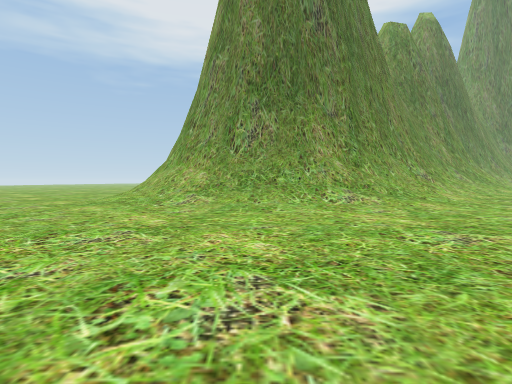
[1] (above)

17 first-person views from a walk through a 3-D level made in the Unity game engine. The camera is 1.2 m above the floor, tilts 2° down and sees 80° across. The floor is counted in squares, 2 m on a side. Each view is taken from the middle of a square. On the plan, view 1 faces up. The plan holds only what a view shows up to about 9 squares ahead; the rest is blank. The place goes on beyond the plan. Some trees and plants on the terrain are drawn as simple stand-ins. The player is left out. Some animated figures are not drawn. Some surface patterns are stand-ins.

[2]
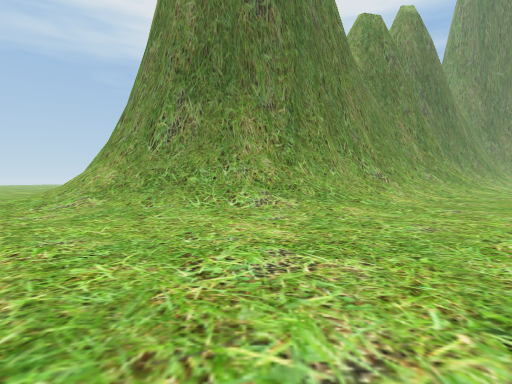

[3]
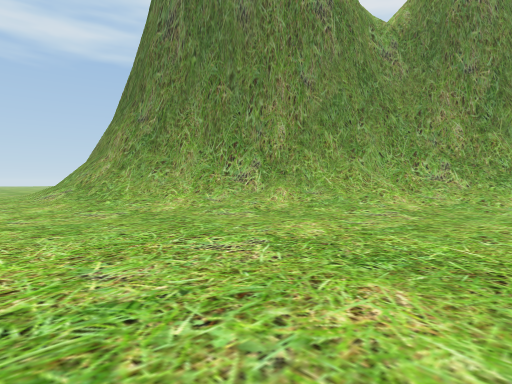

[4]
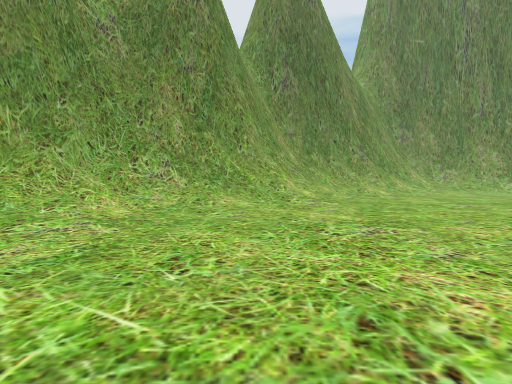

[5]
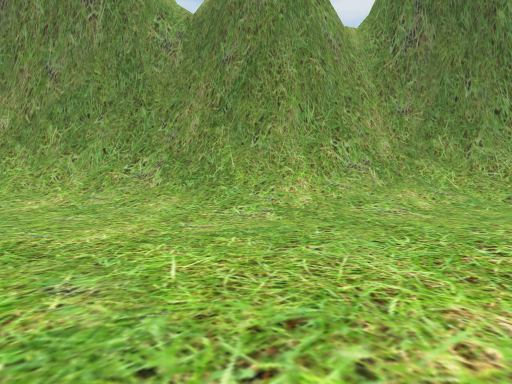

[6]
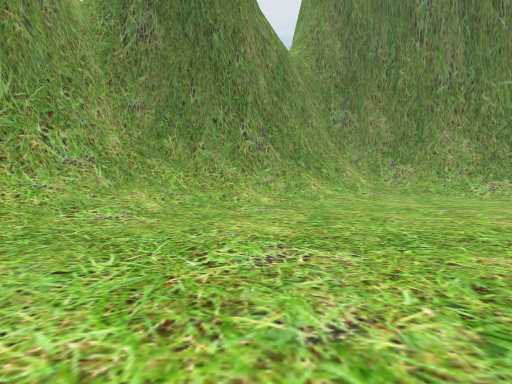

[7]
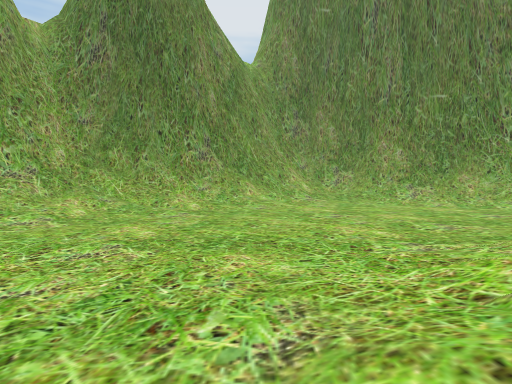

[8]
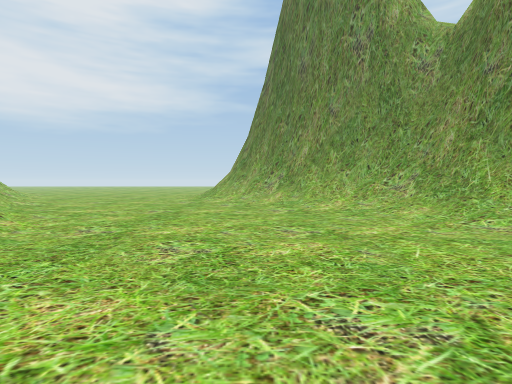

[9]
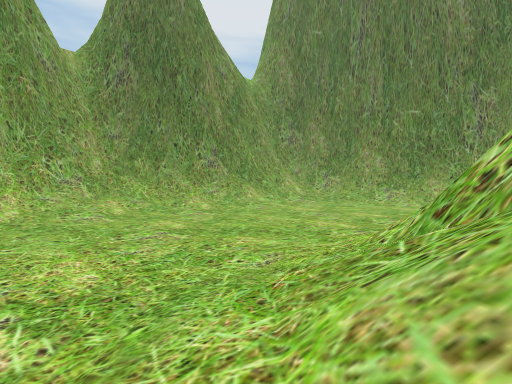

[10]
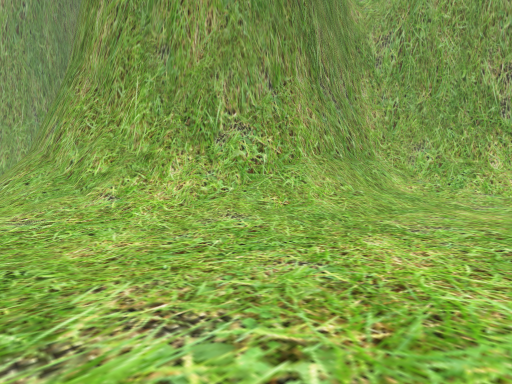

[11]
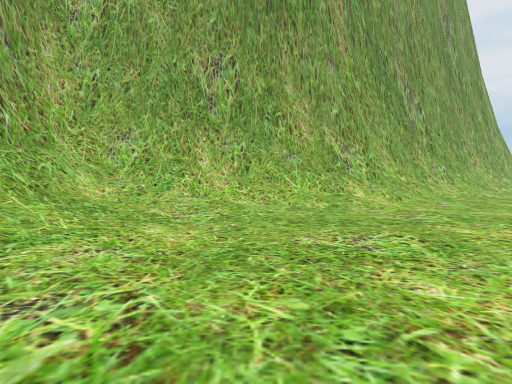

[12]
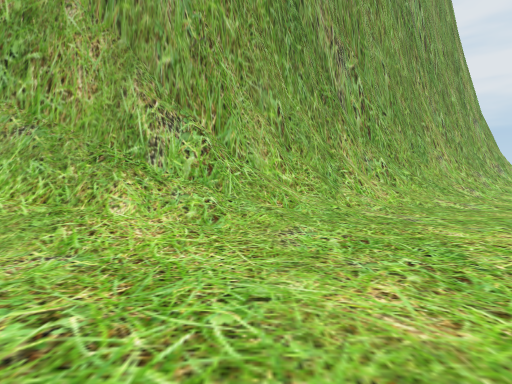

[13]
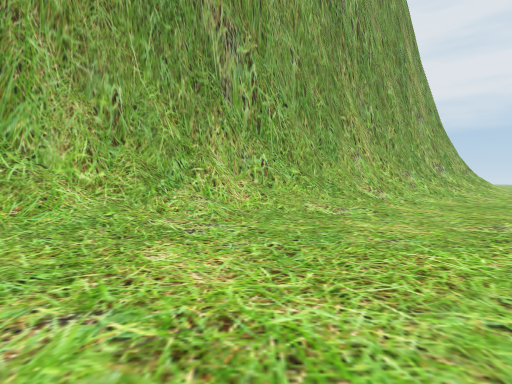

[14]
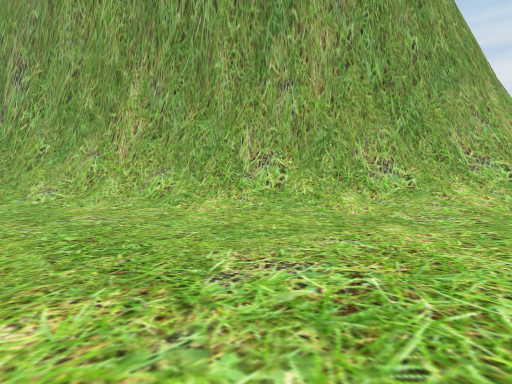

[15]
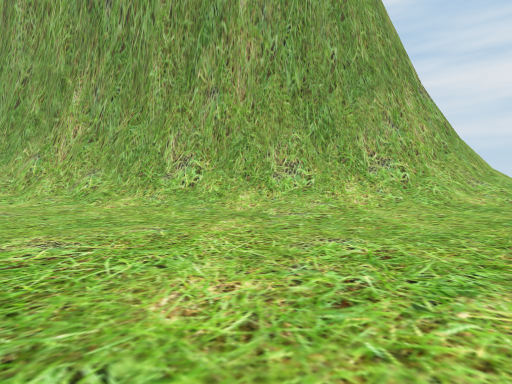

[16]
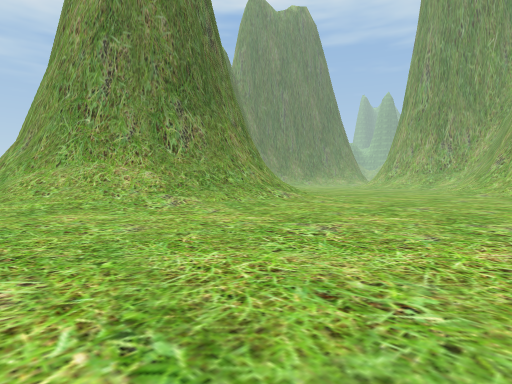

[17]
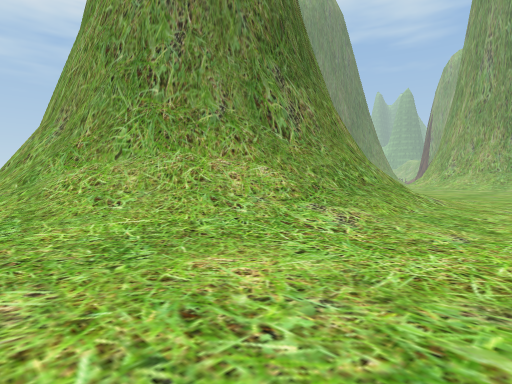

### Floor plan
Key: @ floor where view 1 was taken; # wall or solid block; . main floor; : floor 0.25 m higher than the main floor; / step, stairs or slope; = window, fence, low wall or low ledge.
Columns run from 5 left of view 1 to 24 right of it. Each row starts with its distance up from view 1.
 21                    ###///:....
 20                   ##///::.....
 19                   #//:........
 18                  ##/:.........
 17                 ##//:.........
 16  =            ###///.........
 15  #           ##////:........:
 14  #          ##///:........:///
 13  ##         ##//:........:/=##
 12  ##        ##//:........:/###
 11  /##      ##//:........./###
 10 .//##   ###//.........../##
  9 .///#####///...........:/#
  8 .:///#=///:............:/#
  7 ...://///:.............:/#
  6 ......::.............:://#
  5 ..................://///##
  4 ................:///######
  3 ...............://####
  2 ..............://##
  1 ............://###
  0 .....@.....://##
 -1 ..........://##
 -2 ........://###
 -3 .......://##
 -4 .....://###
 -5 ....://##
 -6  ..:/###
 -7  .:/###
 -8  :/=##
 -9  //##
-10  //#
-11  /##

Where each view was taken, in squares from view 1:
view 1: 0 up, 0 right, facing up
view 2: 1 up, 2 right, facing up
view 3: 5 up, 12 right, facing up-left
view 4: 7 up, 12 right, facing up
view 5: 11 up, 17 right, facing up-left
view 6: 12 up, 17 right, facing up
view 7: 11 up, 19 right, facing up
view 8: 10 up, 19 right, facing left
view 9: 9 up, 19 right, facing up
view 10: 15 up, 16 right, facing down-right
view 11: 12 up, 16 right, facing down
view 12: 8 up, 12 right, facing down
view 13: 7 up, 9 right, facing down
view 14: 1 up, 3 left, facing down-right
view 15: 0 up, 5 left, facing down-right
view 16: 1 up, 5 left, facing up-right
view 17: 5 up, 5 left, facing up-right
